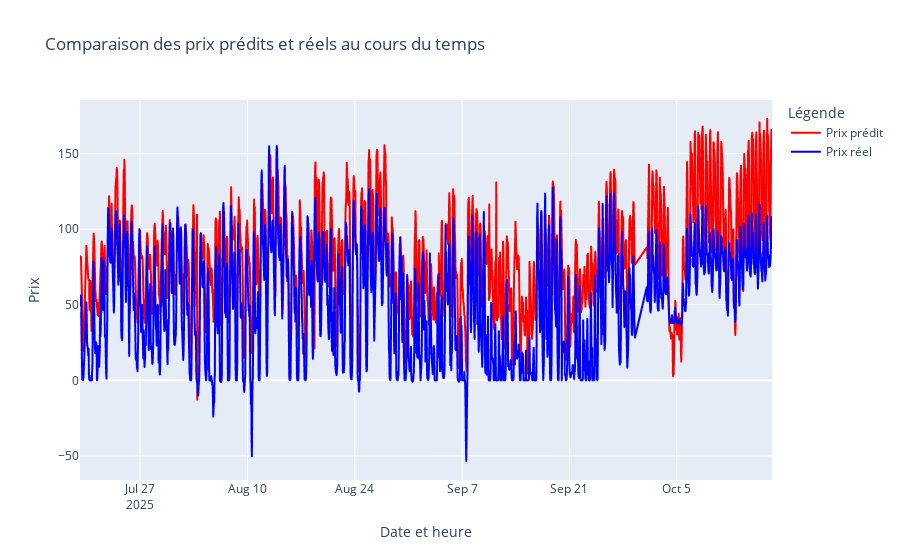
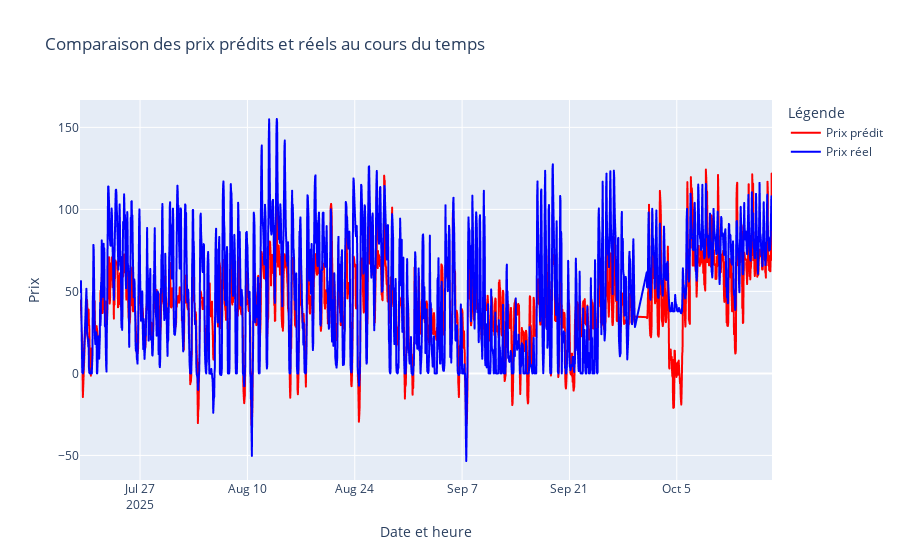

The cell these charts' notebook holds for them, in order:
### Code cell
df_plot_lr = pd.DataFrame({
    "Datetime":df_eval["Datetime"],
    "Prix prédit":y_pred_lr,
    "Prix réel":y_true
})

df_plot_rf = pd.DataFrame({
    "Datetime":df_eval["Datetime"],
    "Prix prédit":y_pred_rf,
    "Prix réel":y_true
})

# Modèle régression linéaire
plot_prediction_reality(df_plot_lr)

# Modèle random forest
plot_prediction_reality(df_plot_rf)

### Figure 1 — Plotly figure (JSON) as saved in the notebook; plotly's stock layout.template omitted (floating-point values rounded to 4 significant figures; data arrays with more than 128 entries replaced by an {"elided": "..."} marker saying what was removed)
{"data": [{"hovertemplate": "Type=Prix prédit<br>Datetime=%{x}<br>Prix=%{y}<extra></extra>", "legendgroup": "Prix prédit", "line": {"color": "red", "dash": "solid"}, "marker": {"symbol": "circle"}, "mode": "lines", "name": "Prix prédit", "showlegend": true, "type": "scattergl", "x": {"elided": "2116 str values"}, "xaxis": "x", "y": {"elided": "2116 float values"}, "yaxis": "y"}, {"hovertemplate": "Type=Prix réel<br>Datetime=%{x}<br>Prix=%{y}<extra></extra>", "legendgroup": "Prix réel", "line": {"color": "blue", "dash": "solid"}, "marker": {"symbol": "circle"}, "mode": "lines", "name": "Prix réel", "showlegend": true, "type": "scattergl", "x": {"elided": "2116 str values"}, "xaxis": "x", "y": {"elided": "2116 float values"}, "yaxis": "y"}], "layout": {"hovermode": "x unified", "legend": {"title": {"text": "Légende"}, "tracegroupgap": 0}, "title": {"text": "Comparaison des prix prédits et réels au cours du temps"}, "xaxis": {"anchor": "y", "domain": [0, 1], "title": {"text": "Date et heure"}}, "yaxis": {"anchor": "x", "domain": [0, 1], "title": {"text": "Prix"}}}}

### Figure 2 — Plotly figure (JSON) as saved in the notebook; plotly's stock layout.template omitted (floating-point values rounded to 4 significant figures; data arrays with more than 128 entries replaced by an {"elided": "..."} marker saying what was removed)
{"data": [{"hovertemplate": "Type=Prix prédit<br>Datetime=%{x}<br>Prix=%{y}<extra></extra>", "legendgroup": "Prix prédit", "line": {"color": "red", "dash": "solid"}, "marker": {"symbol": "circle"}, "mode": "lines", "name": "Prix prédit", "showlegend": true, "type": "scattergl", "x": {"elided": "2116 str values"}, "xaxis": "x", "y": {"elided": "2116 float values"}, "yaxis": "y"}, {"hovertemplate": "Type=Prix réel<br>Datetime=%{x}<br>Prix=%{y}<extra></extra>", "legendgroup": "Prix réel", "line": {"color": "blue", "dash": "solid"}, "marker": {"symbol": "circle"}, "mode": "lines", "name": "Prix réel", "showlegend": true, "type": "scattergl", "x": {"elided": "2116 str values"}, "xaxis": "x", "y": {"elided": "2116 float values"}, "yaxis": "y"}], "layout": {"hovermode": "x unified", "legend": {"title": {"text": "Légende"}, "tracegroupgap": 0}, "title": {"text": "Comparaison des prix prédits et réels au cours du temps"}, "xaxis": {"anchor": "y", "domain": [0, 1], "title": {"text": "Date et heure"}}, "yaxis": {"anchor": "x", "domain": [0, 1], "title": {"text": "Prix"}}}}
